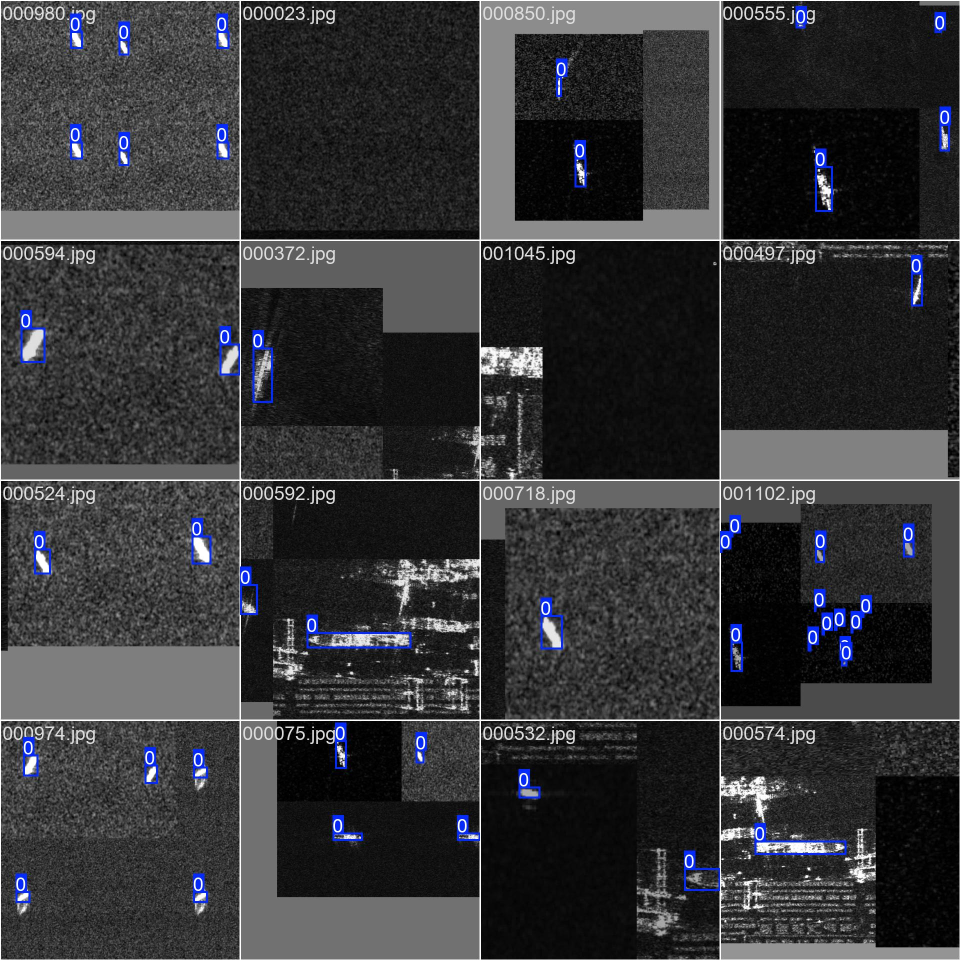
#> input picture models/runs/yolov8n_sar3/train_batch0.jpg, 1920 x 1920 px (shown at 1/2 size)
$ python preprocess_sentinel.py -i ../models/runs/yolov8n_sar3/train_batch0.jpg
#> lines starting #> are read from the running program, lines starting #| are printed output that depends on the picture
"""
Preprocess and tile Sentinel-1 SAR imagery for YOLO inference.
Handles very large files (>900MB GeoTIFF) via windowed/chunked reading.

Usage:
  python scripts/preprocess_sentinel.py --input path/to/scene.tiff --output data/inference_tiles
"""
import os
import sys
import argparse
import gc
import numpy as np
import cv2
from pathlib import Path

sys.path.insert(0, str(Path(__file__).resolve().parent.parent))

# ---------------------------------------------------------------------------
#  LARGE FILE LOADING — rasterio windowed reads, or fallback chunked loading
# ---------------------------------------------------------------------------

# [51 lines left out: functions _load_with_rasterio, _load_with_tifffile, not called in this run]


def _load_with_opencv(image_path, clip_percentile=99.0):
    """Load image via OpenCV (works for PNG/JPG and smaller TIFFs)."""
#> called with clip_percentile = 99
    img = cv2.imread(str(image_path), cv2.IMREAD_UNCHANGED)
#> img is the input picture: shape (1920, 1920, 3); mean B, G, R 56.3, 53.6, 53.1
    if img is None:
        raise ValueError(f"Could not load image: {image_path}")
    if len(img.shape) > 2:
        img = img[:, :, 0]
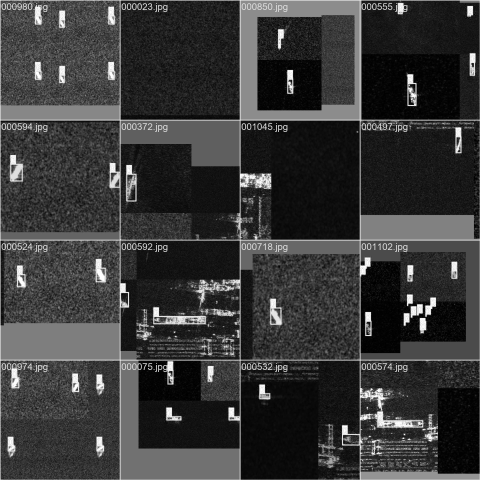
#> img: shape (1920, 1920) (shown at 1/4 size); min 0, max 255, mean 56.3
    h, w = img.shape[:2]
    print(f"  OpenCV loaded: {w}x{h}, dtype={img.dtype}")
#|   OpenCV loaded: 1920x1920, dtype=uint8

    valid = img[img > 0].astype(np.float32)
    p_min = float(np.percentile(valid, 1.0))
#> p_min = 1
    p_max = float(np.percentile(valid, clip_percentile))
#> p_max = 255
    del valid
    gc.collect()
    print(f"  Normalization range: [{p_min:.2f}, {p_max:.2f}]")
#|   Normalization range: [1.00, 255.00]
    return p_min, p_max, h, w


def get_loader(image_path):
    """Pick the best available loader for the file."""
    ext = Path(image_path).suffix.lower()
    if ext in ('.tif', '.tiff', '.img'):
        try:
            import rasterio  # noqa: F401
            return 'rasterio'
        except ImportError:
            pass
        try:
            import tifffile  # noqa: F401
            return 'tifffile'
        except ImportError:
            pass
    return 'opencv'


# ---------------------------------------------------------------------------
#  TILING — reads strips from disk and writes tiles directly (low memory)
# ---------------------------------------------------------------------------

def tile_large_image(image_path, output_dir, tile_size=640, overlap=100,
                     clip_percentile=99.0, loader='rasterio'):
    """
    Tile a potentially huge SAR image.
    Uses windowed reading so that we never load the full image into RAM.
    """
    output_dir = Path(output_dir)
    output_dir.mkdir(parents=True, exist_ok=True)

    # Step 1: Determine image dims and normalization percentiles
    print("Step 1/2: Computing normalization parameters...")
    if loader == 'rasterio':
        p_min, p_max, H, W = _load_with_rasterio(image_path, clip_percentile)
    elif loader == 'tifffile':
        p_min, p_max, H, W = _load_with_tifffile(image_path, clip_percentile)
    else:
        p_min, p_max, H, W = _load_with_opencv(image_path, clip_percentile)
#> p_min = 1; p_max = 255; H = 1920; W = 1920

    if p_max <= p_min:
        p_max = p_min + 1.0

    stride = tile_size - overlap
    tile_count = 0
    total_x = max(1, (W - tile_size) // stride + 1) + (1 if (W - tile_size) % stride != 0 else 0)
#> total_x = 4
    total_y = max(1, (H - tile_size) // stride + 1) + (1 if (H - tile_size) % stride != 0 else 0)
#> total_y = 4
    expected = total_x * total_y
#> expected = 16
    print(f"Step 2/2: Generating ~{expected} tiles ({tile_size}x{tile_size}, stride={stride})...")
#> (printed output is left out)

    # Step 2: Read strip by strip and extract tiles
    if loader == 'rasterio':
        import rasterio
        from rasterio.windows import Window

        with rasterio.open(image_path) as src:
            for y in range(0, H, stride):
                y1, y2 = y, min(y + tile_size, H)
                if y2 - y1 < tile_size and y > 0:
                    y1 = max(0, H - tile_size)
                    y2 = H

                # Read a horizontal strip covering this row of tiles
                strip_window = Window(0, y1, W, y2 - y1)
                strip = src.read(1, window=strip_window).astype(np.float32)
                strip = np.clip(strip, p_min, p_max)
                strip = ((strip - p_min) / (p_max - p_min) * 255).astype(np.uint8)
                strip_rgb = np.stack([strip, strip, strip], axis=-1)

                for x in range(0, W, stride):
                    x1, x2 = x, min(x + tile_size, W)
                    if x2 - x1 < tile_size and x > 0:
                        x1 = max(0, W - tile_size)
                        x2 = W

                    tile = strip_rgb[:, x1:x2]

                    # Pad if undersized
                    th, tw = tile.shape[:2]
                    if th < tile_size or tw < tile_size:
                        tile = cv2.copyMakeBorder(tile, 0, tile_size - th, 0, tile_size - tw,
                                                  cv2.BORDER_CONSTANT, value=[0, 0, 0])

                    tile_name = f"tile_y{y1}_x{x1}.jpg"
                    cv2.imwrite(str(output_dir / tile_name), tile)
                    tile_count += 1

                del strip, strip_rgb
                gc.collect()

                # Progress
                pct = min(100, int((y / max(H - tile_size, 1)) * 100))
                print(f"\r  Tiling... {pct}%  ({tile_count} tiles)", end="", flush=True)
    else:
        # Fallback: load entire image (for smaller files or when rasterio not available)
        if loader == 'tifffile':
            import tifffile
            raw = tifffile.imread(str(image_path))
            if len(raw.shape) > 2:
                raw = raw[:, :, 0]
        else:
            raw = cv2.imread(str(image_path), cv2.IMREAD_UNCHANGED)
            if len(raw.shape) > 2:
                raw = raw[:, :, 0]

        raw = raw.astype(np.float32)
        raw = np.clip(raw, p_min, p_max)
        raw = ((raw - p_min) / (p_max - p_min) * 255).astype(np.uint8)
        img_rgb = np.stack([raw, raw, raw], axis=-1)
        del raw
        gc.collect()

        for y in range(0, H, stride):
            for x in range(0, W, stride):
                y1, y2 = y, min(y + tile_size, H)
                x1, x2 = x, min(x + tile_size, W)

                if y2 - y1 < tile_size and y > 0:
                    y1 = max(0, H - tile_size)
                    y2 = H
                if x2 - x1 < tile_size and x > 0:
                    x1 = max(0, W - tile_size)
                    x2 = W

                tile = img_rgb[y1:y2, x1:x2]
                th, tw = tile.shape[:2]
                if th < tile_size or tw < tile_size:
                    tile = cv2.copyMakeBorder(tile, 0, tile_size - th, 0, tile_size - tw,
                                              cv2.BORDER_CONSTANT, value=[0, 0, 0])

                tile_name = f"tile_y{y1}_x{x1}.jpg"
                cv2.imwrite(str(output_dir / tile_name), tile)
                tile_count += 1

            pct = min(100, int((y / max(H - tile_size, 1)) * 100))
            print(f"\r  Tiling... {pct}%  ({tile_count} tiles)", end="", flush=True)
#> this loop made 4 passes
#> pct on passes 1 to 4: 0, 42, 84, 100
#> (printed output is left out)
#> pass 1, in tile_large_image, `cv2.imwrite(str(output_dir / tile_name), tile)`:
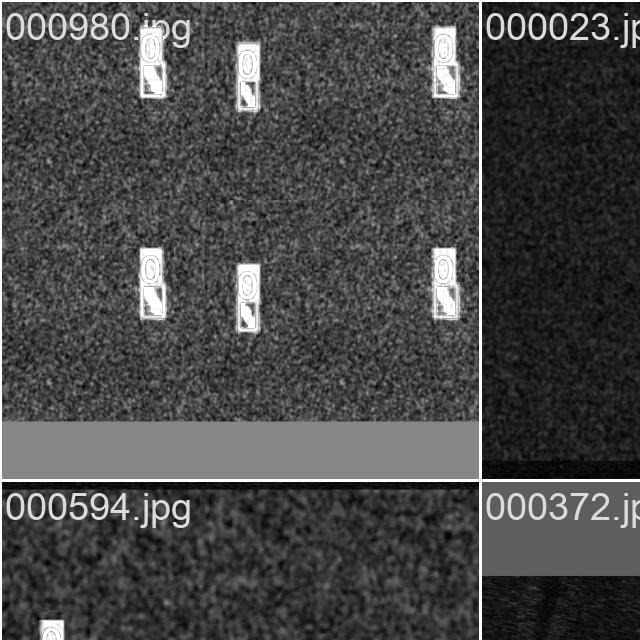
#> saved as tile_y0_x0.jpg: shape (640, 640, 3); min 0, max 255, mean 72.5
#> pass 1, in tile_large_image, `cv2.imwrite(str(output_dir / tile_name), tile)`:
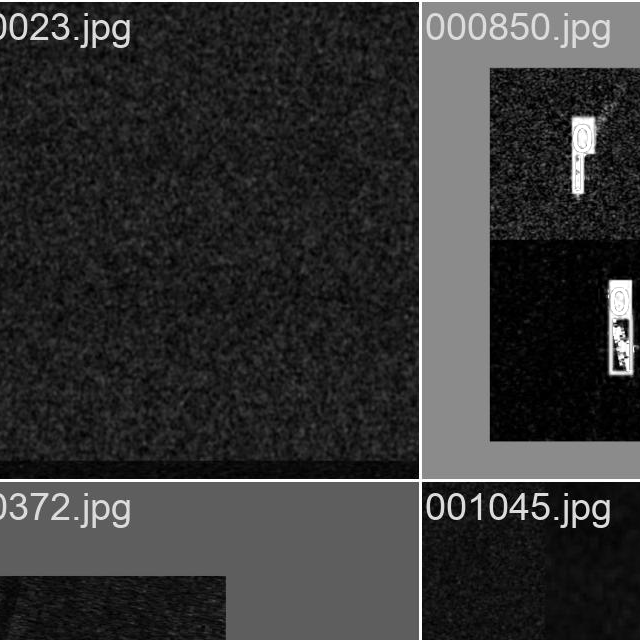
#> saved as tile_y0_x540.jpg: shape (640, 640, 3); min 0, max 255, mean 53.5
#> pass 1, in tile_large_image, `cv2.imwrite(str(output_dir / tile_name), tile)`:
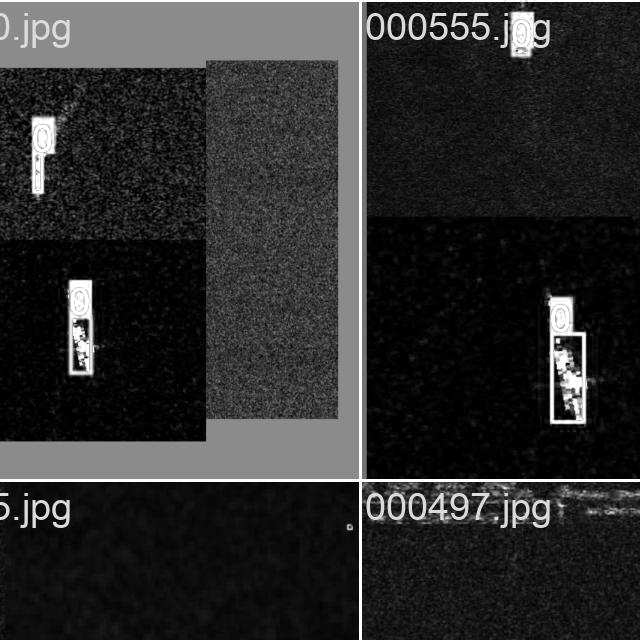
#> saved as tile_y0_x1080.jpg: shape (640, 640, 3); min 0, max 255, mean 44.3
#> pass 1, in tile_large_image, `cv2.imwrite(str(output_dir / tile_name), tile)`:
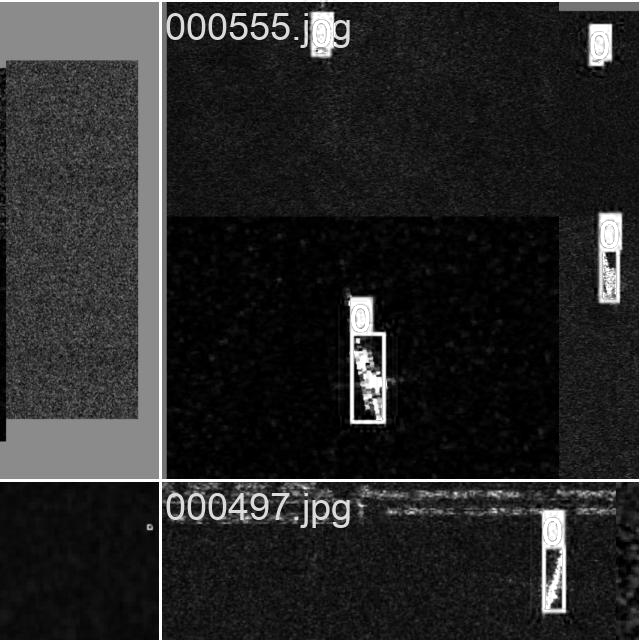
#> saved as tile_y0_x1280.jpg: shape (640, 640, 3); min 0, max 255, mean 40.2
#> after the loop, tile_count = 16

        del img_rgb
        gc.collect()

    print(f"\n✅ Generated {tile_count} tiles in '{output_dir}'")
#| ✅ Generated 16 tiles in 'data/inference_tiles'
    return tile_count


# ---------------------------------------------------------------------------
#  MAIN
# ---------------------------------------------------------------------------

def main():
    parser = argparse.ArgumentParser(
        description="Preprocess and tile Sentinel-1 SAR imagery for YOLO inference. "
                    "Handles files >900MB via windowed reading."
    )
    parser.add_argument("--input", "-i", type=str, required=True,
                        help="Path to raw Sentinel-1 .tiff / .img / .png file")
    parser.add_argument("--output", "-o", type=str,
                        default="data/inference_tiles",
                        help="Output directory for tiles (default: data/inference_tiles)")
    parser.add_argument("--tile-size", type=int, default=640,
                        help="Size of square tiles (default 640 for YOLOv8)")
    parser.add_argument("--overlap", type=int, default=100,
                        help="Overlap between tiles in pixels (default 100)")
    parser.add_argument("--clip-percentile", type=float, default=99.0,
                        help="Percentile to clip to prevent over-darkening (default 99)")
    args = parser.parse_args()

    fpath = Path(args.input)
    if not fpath.exists():
        print(f"Error: File not found: {fpath}")
        sys.exit(1)

    file_mb = fpath.stat().st_size / (1024 * 1024)
    print("=" * 60)
    print("SENTINEL-1 SAR PREPROCESSOR")
    print("=" * 60)
    print(f"Input:  {fpath}  ({file_mb:.1f} MB)")
    print(f"Output: {args.output}")
    print(f"Tile:   {args.tile_size}x{args.tile_size}, overlap={args.overlap}")
    print()

    loader = get_loader(str(fpath))
    print(f"Using loader: {loader}")

    tile_count = tile_large_image(
        str(fpath), args.output,
        tile_size=args.tile_size,
        overlap=args.overlap,
        clip_percentile=args.clip_percentile,
        loader=loader,
    )
#> tile_count = 16

    print()
    print(f"✅ Preprocessing complete!")
    print(f"   Tiles:  {tile_count}")
#|    Tiles:  16
    print(f"   Output: {args.output}")
    print(f"   Next:   python scripts/inference.py --source {args.output}")


if __name__ == "__main__":
    main()

$ run again, on models/runs/yolov8n_sar3/train_batch2.jpg
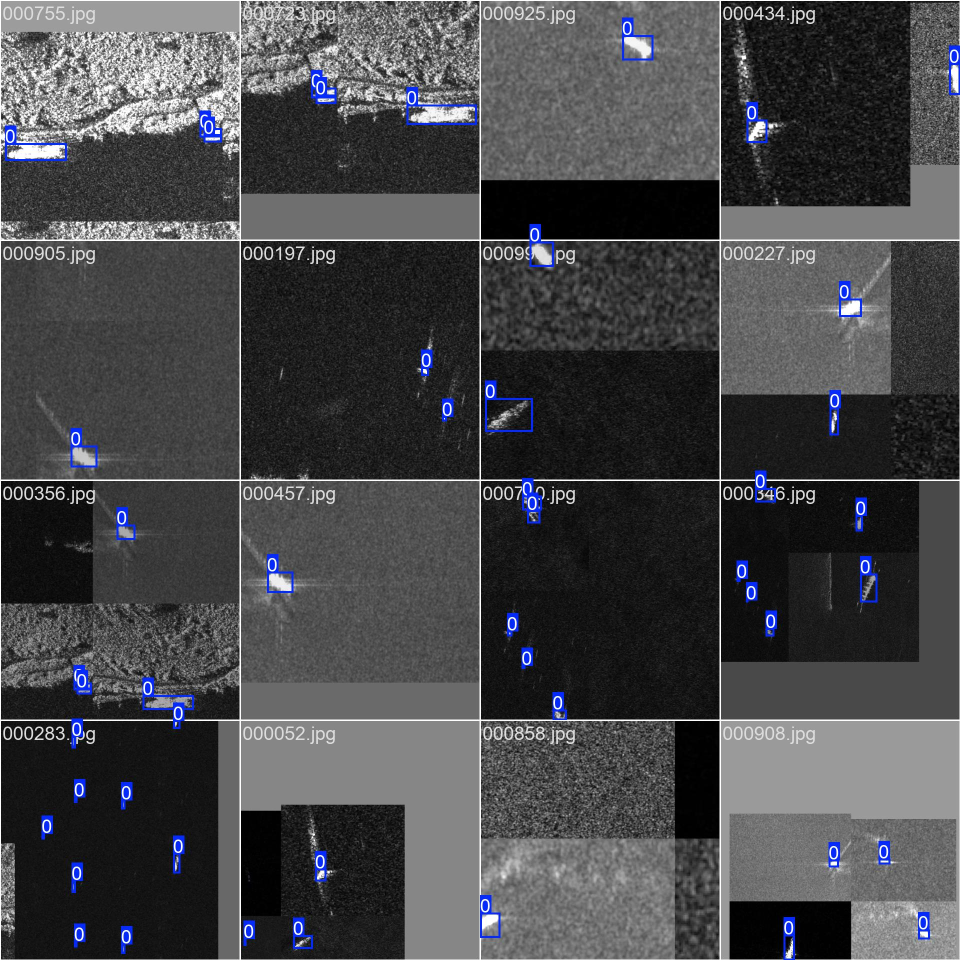
#> input picture models/runs/yolov8n_sar3/train_batch2.jpg, 1920 x 1920 px (shown at 1/2 size)
#> in _load_with_opencv, img is the input picture: shape (1920, 1920, 3); mean B, G, R 73.7, 71, 70.5
#> img: shape (1920, 1920)
#|   OpenCV loaded: 1920x1920, dtype=uint8
#> in _load_with_opencv, `p_min = float(np.percentile(valid, 1.0))`: p_min = 1
#> in _load_with_opencv, `p_max = float(np.percentile(valid, clip_percentile))`: p_max = 255
#|   Normalization range: [1.00, 255.00]
#> in tile_large_image, `p_min, p_max, H, W = _load_with_opencv(image_path, clip_percentile)`: p_min = 1; p_max = 255; H = 1920
#> total_x = 4
#> expected = 16
#> (printed output is left out)
#> the loop in tile_large_image, `for y in range(0, H, stride):` made 4 passes
#> pct on passes 1 to 4: 0, 42, 84, 100
#> (printed output is left out)
#> pass 1, in tile_large_image, `cv2.imwrite(str(output_dir / tile_name), tile)`:
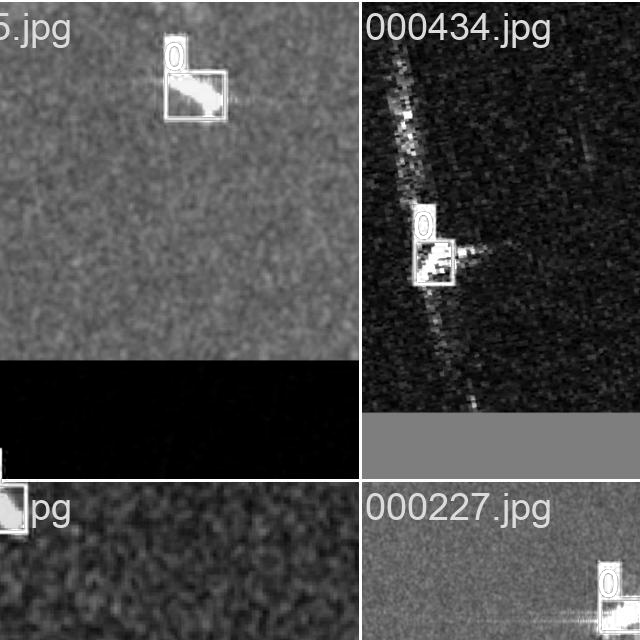
#> saved as tile_y0_x1080.jpg: shape (640, 640, 3); min 0, max 255, mean 72.4
#> pass 1, in tile_large_image, `cv2.imwrite(str(output_dir / tile_name), tile)`:
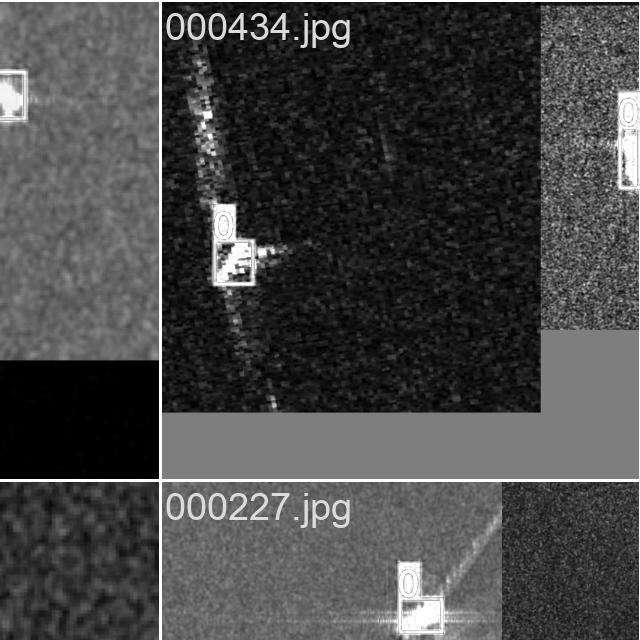
#> saved as tile_y0_x1280.jpg: shape (640, 640, 3); min 0, max 255, mean 71.3
#| ✅ Generated 16 tiles in 'data/inference_tiles'
#|    Tiles:  16

$ run again, on models/runs/yolov8n_sar3/val_batch0_pred.jpg
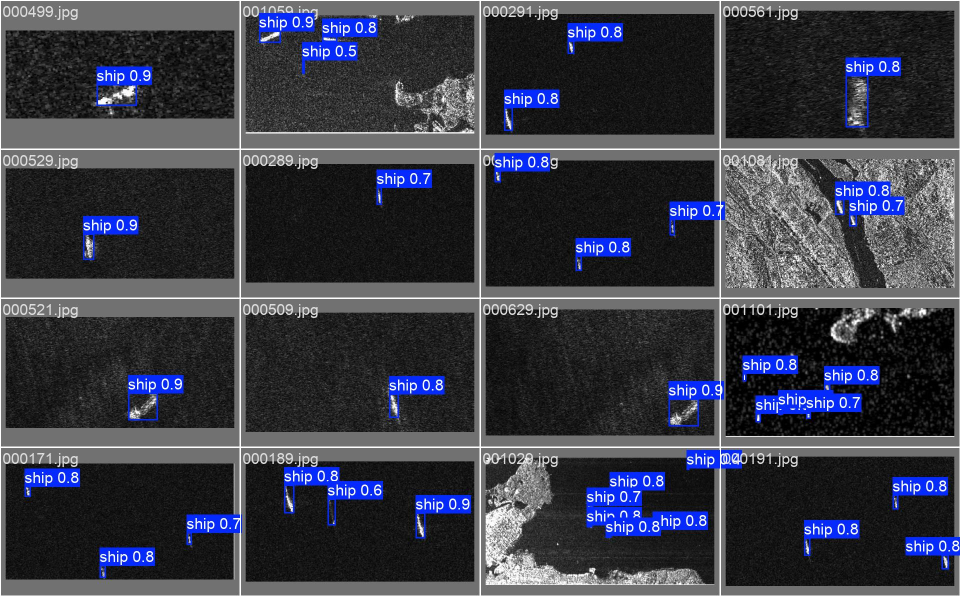
#> input picture models/runs/yolov8n_sar3/val_batch0_pred.jpg, 1920 x 1192 px (shown at 1/2 size)
#> in _load_with_opencv, img is the input picture: shape (1192, 1920, 3); mean B, G, R 71.6, 60.4, 58.4
#> img: shape (1192, 1920)
#|   OpenCV loaded: 1920x1192, dtype=uint8
#> in _load_with_opencv, `p_min = float(np.percentile(valid, 1.0))`: p_min = 4
#> in _load_with_opencv, `p_max = float(np.percentile(valid, clip_percentile))`: p_max = 255
#|   Normalization range: [4.00, 255.00]
#> in tile_large_image, `p_min, p_max, H, W = _load_with_opencv(image_path, clip_percentile)`: p_min = 4; p_max = 255; H = 1192; W = 1920
#> total_x = 4
#> total_y = 3
#> expected = 12
#> (printed output is left out)
#> the loop in tile_large_image, `for y in range(0, H, stride):` made 3 passes
#> pct on passes 1 to 3: 0, 97, 100
#> (printed output is left out)
#> pass 1, in tile_large_image, `cv2.imwrite(str(output_dir / tile_name), tile)`:
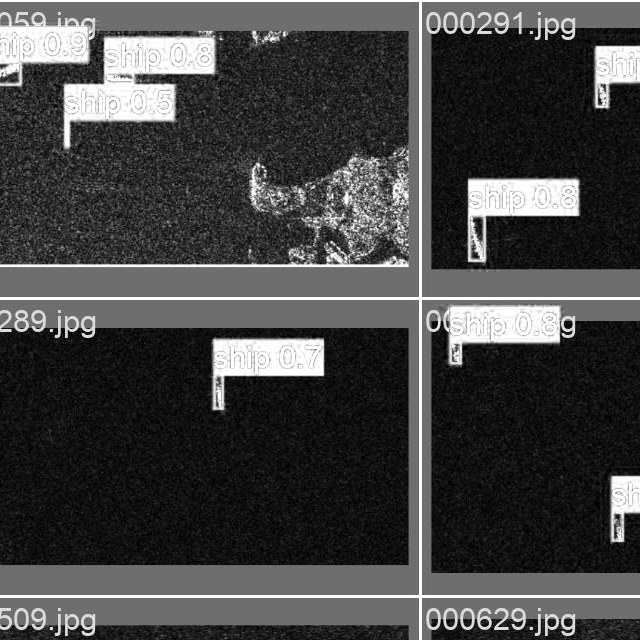
#> saved as tile_y0_x540.jpg: shape (640, 640, 3); min 0, max 255, mean 68.3
#> pass 1, in tile_large_image, `cv2.imwrite(str(output_dir / tile_name), tile)`:
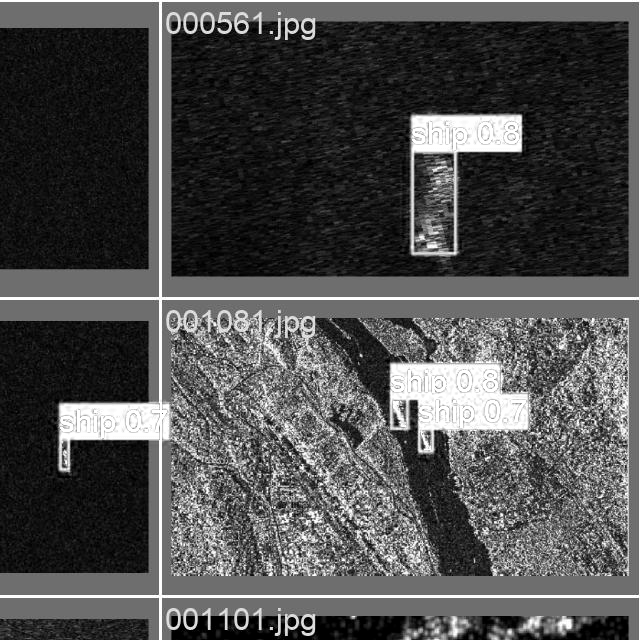
#> saved as tile_y0_x1280.jpg: shape (640, 640, 3); min 0, max 255, mean 77.4
#| ✅ Generated 12 tiles in 'data/inference_tiles'
#|    Tiles:  12
